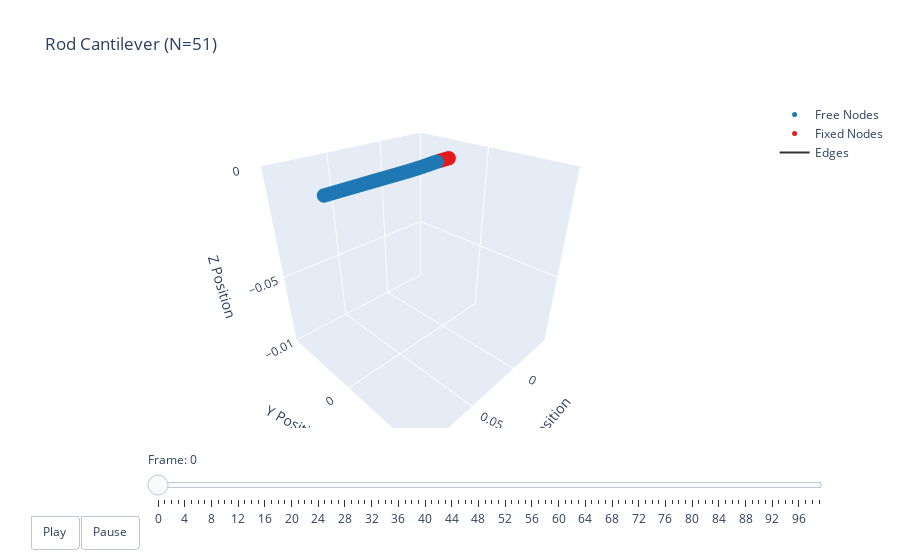

Here is the notebook cell this chart was saved with:
### Code cell
t = np.arange(robot.sim_params.total_time, step=robot.sim_params.dt)  # (100)
options = dismech.AnimationOptions(y_lim=[-0.01, 0.01],
                  title='Rod Cantilever (N=51)')
fig = dismech.get_interactive_animation_plotly(robot, t, qs, options)
fig.show()

### Figure 1 — Plotly figure (JSON) as saved in the notebook; plotly's stock layout.template omitted (floating-point values rounded to 4 significant figures; data arrays with more than 128 entries replaced by an {"elided": "..."} marker saying what was removed)
{"data": [{"marker": {"color": "#1f78b4", "size": 5}, "mode": "markers", "name": "Free Nodes", "type": "scatter3d", "x": [0.012, 0.014, 0.016, 0.018, 0.02, 0.022, 0.024, 0.026, 0.028, 0.03, 0.032, 0.034, 0.036, 0.038, 0.04, 0.042, 0.044, 0.046, 0.048, 0.05, 0.052, 0.054, 0.056, 0.058, 0.06, 0.062, 0.064, 0.066, 0.068, 0.07, 0.072, 0.074, 0.076, 0.078, 0.08, 0.082, 0.084, 0.086, 0.088, 0.09, 0.092, 0.094, 0.096, 0.098, 0.1], "y": [-0.0, -0.0, 0.0, 0.0, 0.0, 0.0, -0.0, 0.0, 0.0, 0.0, 0.0, 0.0, 0.0, 0.0, 0.0, 0.0, 0.0, 0.0, 0.0, 0.0, 0.0, 0.0, 0.0, 0.0, 0.0, 0.0, 0.0, 0.0, 0.0, 0.0, 0.0, 0.0, 0.0, 0.0, 0.0, 0.0, 0.0, 0.0, 0.0, 0.0, 0.0, 0.0, 0.0, 0.0, 0.0], "z": [-2.776e-05, -7.317e-05, -0.0001282, -0.0001869, -0.0002448, -0.0002989, -0.0003474, -0.0003894, -0.0004245, -0.0004529, -0.0004751, -0.0004919, -0.0005041, -0.0005124, -0.0005176, -0.0005204, -0.0005216, -0.0005215, -0.0005207, -0.0005195, -0.0005181, -0.0005167, -0.0005155, -0.0005146, -0.0005139, -0.0005136, -0.0005135, -0.0005137, -0.0005142, -0.0005149, -0.0005157, -0.0005167, -0.0005178, -0.0005189, -0.0005201, -0.0005214, -0.0005227, -0.000524, -0.0005253, -0.0005266, -0.0005279, -0.0005292, -0.0005305, -0.0005317, -0.000533]}, {"marker": {"color": "#e31a1c", "size": 5}, "mode": "markers", "name": "Fixed Nodes", "type": "scatter3d", "x": [0.0, 0.002, 0.004, 0.006, 0.008, 0.01], "y": [0.0, -0.0, -0.0, -0.0, -0.0, -0.0], "z": [0.0, -0.0, -0.0, -0.0, -0.0, -0.0]}, {"line": {"color": "#333333", "width": 2}, "mode": "lines", "name": "Edges", "type": "scatter3d", "x": {"elided": "150 float values"}, "y": {"elided": "150 int values"}, "z": {"elided": "150 float values"}}, {"color": "rgba(166, 206, 227, 0.7)", "i": [], "j": [], "k": [], "name": "Faces", "opacity": 0.7, "showscale": false, "type": "mesh3d", "x": [0.0, 0.002, 0.004, 0.006, 0.008, 0.01, 0.012, 0.014, 0.016, 0.018, 0.02, 0.022, 0.024, 0.026, 0.028, 0.03, 0.032, 0.034, 0.036, 0.038, 0.04, 0.042, 0.044, 0.046, 0.048, 0.05, 0.052, 0.054, 0.056, 0.058, 0.06, 0.062, 0.064, 0.066, 0.068, 0.07, 0.072, 0.074, 0.076, 0.078, 0.08, 0.082, 0.084, 0.086, 0.088, 0.09, 0.092, 0.094, 0.096, 0.098, 0.1], "y": [0.0, -0.0, -0.0, -0.0, -0.0, -0.0, -0.0, -0.0, 0.0, 0.0, 0.0, 0.0, -0.0, 0.0, 0.0, 0.0, 0.0, 0.0, 0.0, 0.0, 0.0, 0.0, 0.0, 0.0, 0.0, 0.0, 0.0, 0.0, 0.0, 0.0, 0.0, 0.0, 0.0, 0.0, 0.0, 0.0, 0.0, 0.0, 0.0, 0.0, 0.0, 0.0, 0.0, 0.0, 0.0, 0.0, 0.0, 0.0, 0.0, 0.0, 0.0], "z": [0.0, -0.0, -0.0, -0.0, -0.0, -0.0, -2.776e-05, -7.317e-05, -0.0001282, -0.0001869, -0.0002448, -0.0002989, -0.0003474, -0.0003894, -0.0004245, -0.0004529, -0.0004751, -0.0004919, -0.0005041, -0.0005124, -0.0005176, -0.0005204, -0.0005216, -0.0005215, -0.0005207, -0.0005195, -0.0005181, -0.0005167, -0.0005155, -0.0005146, -0.0005139, -0.0005136, -0.0005135, -0.0005137, -0.0005142, -0.0005149, -0.0005157, -0.0005167, -0.0005178, -0.0005189, -0.0005201, -0.0005214, -0.0005227, -0.000524, -0.0005253, -0.0005266, -0.0005279, -0.0005292, -0.0005305, -0.0005317, -0.000533]}], "layout": {"scene": {"camera": {"eye": {"x": 1.225, "y": 1.225, "z": 1.0}}, "xaxis": {"range": [-0.04588, 0.1], "title": {"text": "X Position"}}, "yaxis": {"range": [-0.01, 0.01], "title": {"text": "Y Position"}}, "zaxis": {"range": [-0.08625, 0], "title": {"text": "Z Position"}}}, "sliders": [{"currentvalue": {"prefix": "Frame: "}, "steps": [{"args": [["0"], {"frame": {"duration": 50, "redraw": true}, "mode": "immediate"}], "label": "0", "method": "animate"}, {"args": [["1"], {"frame": {"duration": 50, "redraw": true}, "mode": "immediate"}], "label": "1", "method": "animate"}, {"args": [["2"], {"frame": {"duration": 50, "redraw": true}, "mode": "immediate"}], "label": "2", "method": "animate"}, {"args": [["3"], {"frame": {"duration": 50, "redraw": true}, "mode": "immediate"}], "label": "3", "method": "animate"}, {"args": [["4"], {"frame": {"duration": 50, "redraw": true}, "mode": "immediate"}], "label": "4", "method": "animate"}, {"args": [["5"], {"frame": {"duration": 50, "redraw": true}, "mode": "immediate"}], "label": "5", "method": "animate"}, {"args": [["6"], {"frame": {"duration": 50, "redraw": true}, "mode": "immediate"}], "label": "6", "method": "animate"}, {"args": [["7"], {"frame": {"duration": 50, "redraw": true}, "mode": "immediate"}], "label": "7", "method": "animate"}, {"args": [["8"], {"frame": {"duration": 50, "redraw": true}, "mode": "immediate"}], "label": "8", "method": "animate"}, {"args": [["9"], {"frame": {"duration": 50, "redraw": true}, "mode": "immediate"}], "label": "9", "method": "animate"}, {"args": [["10"], {"frame": {"duration": 50, "redraw": true}, "mode": "immediate"}], "label": "10", "method": "animate"}, {"args": [["11"], {"frame": {"duration": 50, "redraw": true}, "mode": "immediate"}], "label": "11", "method": "animate"}, {"args": [["12"], {"frame": {"duration": 50, "redraw": true}, "mode": "immediate"}], "label": "12", "method": "animate"}, {"args": [["13"], {"frame": {"duration": 50, "redraw": true}, "mode": "immediate"}], "label": "13", "method": "animate"}, {"args": [["14"], {"frame": {"duration": 50, "redraw": true}, "mode": "immediate"}], "label": "14", "method": "animate"}, {"args": [["15"], {"frame": {"duration": 50, "redraw": true}, "mode": "immediate"}], "label": "15", "method": "animate"}, {"args": [["16"], {"frame": {"duration": 50, "redraw": true}, "mode": "immediate"}], "label": "16", "method": "animate"}, {"args": [["17"], {"frame": {"duration": 50, "redraw": true}, "mode": "immediate"}], "label": "17", "method": "animate"}, {"args": [["18"], {"frame": {"duration": 50, "redraw": true}, "mode": "immediate"}], "label": "18", "method": "animate"}, {"args": [["19"], {"frame": {"duration": 50, "redraw": true}, "mode": "immediate"}], "label": "19", "method": "animate"}, {"args": [["20"], {"frame": {"duration": 50, "redraw": true}, "mode": "immediate"}], "label": "20", "method": "animate"}, {"args": [["21"], {"frame": {"duration": 50, "redraw": true}, "mode": "immediate"}], "label": "21", "method": "animate"}, {"args": [["22"], {"frame": {"duration": 50, "redraw": true}, "mode": "immediate"}], "label": "22", "method": "animate"}, {"args": [["23"], {"frame": {"duration": 50, "redraw": true}, "mode": "immediate"}], "label": "23", "method": "animate"}, {"args": [["24"], {"frame": {"duration": 50, "redraw": true}, "mode": "immediate"}], "label": "24", "method": "animate"}, {"args": [["25"], {"frame": {"duration": 50, "redraw": true}, "mode": "immediate"}], "label": "25", "method": "animate"}, {"args": [["26"], {"frame": {"duration": 50, "redraw": true}, "mode": "immediate"}], "label": "26", "method": "animate"}, {"args": [["27"], {"frame": {"duration": 50, "redraw": true}, "mode": "immediate"}], "label": "27", "method": "animate"}, {"args": [["28"], {"frame": {"duration": 50, "redraw": true}, "mode": "immediate"}], "label": "28", "method": "animate"}, {"args": [["29"], {"frame": {"duration": 50, "redraw": true}, "mode": "immediate"}], "label": "29", "method": "animate"}, {"args": [["30"], {"frame": {"duration": 50, "redraw": true}, "mode": "immediate"}], "label": "30", "method": "animate"}, {"args": [["31"], {"frame": {"duration": 50, "redraw": true}, "mode": "immediate"}], "label": "31", "method": "animate"}, {"args": [["32"], {"frame": {"duration": 50, "redraw": true}, "mode": "immediate"}], "label": "32", "method": "animate"}, {"args": [["33"], {"frame": {"duration": 50, "redraw": true}, "mode": "immediate"}], "label": "33", "method": "animate"}, {"args": [["34"], {"frame": {"duration": 50, "redraw": true}, "mode": "immediate"}], "label": "34", "method": "animate"}, {"args": [["35"], {"frame": {"duration": 50, "redraw": true}, "mode": "immediate"}], "label": "35", "method": "animate"}, {"args": [["36"], {"frame": {"duration": 50, "redraw": true}, "mode": "immediate"}], "label": "36", "method": "animate"}, {"args": [["37"], {"frame": {"duration": 50, "redraw": true}, "mode": "immediate"}], "label": "37", "method": "animate"}, {"args": [["38"], {"frame": {"duration": 50, "redraw": true}, "mode": "immediate"}], "label": "38", "method": "animate"}, {"args": [["39"], {"frame": {"duration": 50, "redraw": true}, "mode": "immediate"}], "label": "39", "method": "animate"}, {"args": [["40"], {"frame": {"duration": 50, "redraw": true}, "mode": "immediate"}], "label": "40", "method": "animate"}, {"args": [["41"], {"frame": {"duration": 50, "redraw": true}, "mode": "immediate"}], "label": "41", "method": "animate"}, {"args": [["42"], {"frame": {"duration": 50, "redraw": true}, "mode": "immediate"}], "label": "42", "method": "animate"}, {"args": [["43"], {"frame": {"duration": 50, "redraw": true}, "mode": "immediate"}], "label": "43", "method": "animate"}, {"args": [["44"], {"frame": {"duration": 50, "redraw": true}, "mode": "immediate"}], "label": "44", "method": "animate"}, {"args": [["45"], {"frame": {"duration": 50, "redraw": true}, "mode": "immediate"}], "label": "45", "method": "animate"}, {"args": [["46"], {"frame": {"duration": 50, "redraw": true}, "mode": "immediate"}], "label": "46", "method": "animate"}, {"args": [["47"], {"frame": {"duration": 50, "redraw": true}, "mode": "immediate"}], "label": "47", "method": "animate"}, {"args": [["48"], {"frame": {"duration": 50, "redraw": true}, "mode": "immediate"}], "label": "48", "method": "animate"}, {"args": [["49"], {"frame": {"duration": 50, "redraw": true}, "mode": "immediate"}], "label": "49", "method": "animate"}, {"args": [["50"], {"frame": {"duration": 50, "redraw": true}, "mode": "immediate"}], "label": "50", "method": "animate"}, {"args": [["51"], {"frame": {"duration": 50, "redraw": true}, "mode": "immediate"}], "label": "51", "method": "animate"}, {"args": [["52"], {"frame": {"duration": 50, "redraw": true}, "mode": "immediate"}], "label": "52", "method": "animate"}, {"args": [["53"], {"frame": {"duration": 50, "redraw": true}, "mode": "immediate"}], "label": "53", "method": "animate"}, {"args": [["54"], {"frame": {"duration": 50, "redraw": true}, "mode": "immediate"}], "label": "54", "method": "animate"}, {"args": [["55"], {"frame": {"duration": 50, "redraw": true}, "mode": "immediate"}], "label": "55", "method": "animate"}, {"args": [["56"], {"frame": {"duration": 50, "redraw": true}, "mode": "immediate"}], "label": "56", "method": "animate"}, {"args": [["57"], {"frame": {"duration": 50, "redraw": true}, "mode": "immediate"}], "label": "57", "method": "animate"}, {"args": [["58"], {"frame": {"duration": 50, "redraw": true}, "mode": "immediate"}], "label": "58", "method": "animate"}, {"args": [["59"], {"frame": {"duration": 50, "redraw": true}, "mode": "immediate"}], "label": "59", "method": "animate"}, {"args": [["60"], {"frame": {"duration": 50, "redraw": true}, "mode": "immediate"}], "label": "60", "method": "animate"}, {"args": [["61"], {"frame": {"duration": 50, "redraw": true}, "mode": "immediate"}], "label": "61", "method": "animate"}, {"args": [["62"], {"frame": {"duration": 50, "redraw": true}, "mode": "immediate"}], "label": "62", "method": "animate"}, {"args": [["63"], {"frame": {"duration": 50, "redraw": true}, "mode": "immediate"}], "label": "63", "method": "animate"}, {"args": [["64"], {"frame": {"duration": 50, "redraw": true}, "mode": "immediate"}], "label": "64", "method": "animate"}, {"args": [["65"], {"frame": {"duration": 50, "redraw": true}, "mode": "immediate"}], "label": "65", "method": "animate"}, {"args": [["66"], {"frame": {"duration": 50, "redraw": true}, "mode": "immediate"}], "label": "66", "method": "animate"}, {"args": [["67"], {"frame": {"duration": 50, "redraw": true}, "mode": "immediate"}], "label": "67", "method": "animate"}, {"args": [["68"], {"frame": {"duration": 50, "redraw": true}, "mode": "immediate"}], "label": "68", "method": "animate"}, {"args": [["69"], {"frame": {"duration": 50, "redraw": true}, "mode": "immediate"}], "label": "69", "method": "animate"}, {"args": [["70"], {"frame": {"duration": 50, "redraw": true}, "mode": "immediate"}], "label": "70", "method": "animate"}, {"args": [["71"], {"frame": {"duration": 50, "redraw": true}, "mode": "immediate"}], "label": "71", "method": "animate"}, {"args": [["72"], {"frame": {"duration": 50, "redraw": true}, "mode": "immediate"}], "label": "72", "method": "animate"}, {"args": [["73"], {"frame": {"duration": 50, "redraw": true}, "mode": "immediate"}], "label": "73", "method": "animate"}, {"args": [["74"], {"frame": {"duration": 50, "redraw": true}, "mode": "immediate"}], "label": "74", "method": "animate"}, {"args": [["75"], {"frame": {"duration": 50, "redraw": true}, "mode": "immediate"}], "label": "75", "method": "animate"}, {"args": [["76"], {"frame": {"duration": 50, "redraw": true}, "mode": "immediate"}], "label": "76", "method": "animate"}, {"args": [["77"], {"frame": {"duration": 50, "redraw": true}, "mode": "immediate"}], "label": "77", "method": "animate"}, {"args": [["78"], {"frame": {"duration": 50, "redraw": true}, "mode": "immediate"}], "label": "78", "method": "animate"}, {"args": [["79"], {"frame": {"duration": 50, "redraw": true}, "mode": "immediate"}], "label": "79", "method": "animate"}, {"args": [["80"], {"frame": {"duration": 50, "redraw": true}, "mode": "immediate"}], "label": "80", "method": "animate"}, {"args": [["81"], {"frame": {"duration": 50, "redraw": true}, "mode": "immediate"}], "label": "81", "method": "animate"}, {"args": [["82"], {"frame": {"duration": 50, "redraw": true}, "mode": "immediate"}], "label": "82", "method": "animate"}, {"args": [["83"], {"frame": {"duration": 50, "redraw": true}, "mode": "immediate"}], "label": "83", "method": "animate"}, {"args": [["84"], {"frame": {"duration": 50, "redraw": true}, "mode": "immediate"}], "label": "84", "method": "animate"}, {"args": [["85"], {"frame": {"duration": 50, "redraw": true}, "mode": "immediate"}], "label": "85", "method": "animate"}, {"args": [["86"], {"frame": {"duration": 50, "redraw": true}, "mode": "immediate"}], "label": "86", "method": "animate"}, {"args": [["87"], {"frame": {"duration": 50, "redraw": true}, "mode": "immediate"}], "label": "87", "method": "animate"}, {"args": [["88"], {"frame": {"duration": 50, "redraw": true}, "mode": "immediate"}], "label": "88", "method": "animate"}, {"args": [["89"], {"frame": {"duration": 50, "redraw": true}, "mode": "immediate"}], "label": "89", "method": "animate"}, {"args": [["90"], {"frame": {"duration": 50, "redraw": true}, "mode": "immediate"}], "label": "90", "method": "animate"}, {"args": [["91"], {"frame": {"duration": 50, "redraw": true}, "mode": "immediate"}], "label": "91", "method": "animate"}, {"args": [["92"], {"frame": {"duration": 50, "redraw": true}, "mode": "immediate"}], "label": "92", "method": "animate"}, {"args": [["93"], {"frame": {"duration": 50, "redraw": true}, "mode": "immediate"}], "label": "93", "method": "animate"}, {"args": [["94"], {"frame": {"duration": 50, "redraw": true}, "mode": "immediate"}], "label": "94", "method": "animate"}, {"args": [["95"], {"frame": {"duration": 50, "redraw": true}, "mode": "immediate"}], "label": "95", "method": "animate"}, {"args": [["96"], {"frame": {"duration": 50, "redraw": true}, "mode": "immediate"}], "label": "96", "method": "animate"}, {"args": [["97"], {"frame": {"duration": 50, "redraw": true}, "mode": "immediate"}], "label": "97", "method": "animate"}, {"args": [["98"], {"frame": {"duration": 50, "redraw": true}, "mode": "immediate"}], "label": "98", "method": "animate"}, {"args": [["99"], {"frame": {"duration": 50, "redraw": true}, "mode": "immediate"}], "label": "99", "method": "animate"}], "transition": {"duration": 0}, "x": 0.1, "y": 0}], "title": {"text": "Rod Cantilever (N=51)"}, "updatemenus": [{"buttons": [{"args": [null, {"frame": {"duration": 50, "redraw": true}, "fromcurrent": true}], "label": "Play", "method": "animate"}, {"args": [[null], {"frame": {"duration": 0, "redraw": true}, "mode": "immediate"}], "label": "Pause", "method": "animate"}], "direction": "left", "pad": {"r": 10, "t": 87}, "showactive": false, "type": "buttons", "x": 0.1, "xanchor": "right", "y": 0, "yanchor": "top"}]}}
